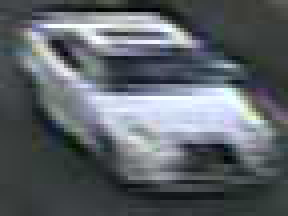
%> input picture src/carCounting/testdata/1a-cam671-0004.png, 72 x 54 px (shown 4 times larger)
$ octave --eval "Segment('../testdata/1a-cam671-0004.png');"   (GNU Octave 9; MATLAB toolbox functions it lacks are replaced by stand-ins)
%> lines starting %> are read from the running program, lines starting %| are printed output that depends on the picture
function  Segment(ImName)
%> called with ImName = '../testdata/1a-cam671-0004.png'
% SEGMENT  - Main graph cuts segmentation function
% SEGMENT(IMNAME) - ImName - Image to segment


% Global variables referenced in this function
global sopt SegImage fgpixels bgpixels;

% Segmented output placeholder
SegImage = zeros(size(ImName));

% GUI specific flag
fgflag = 2;

% Read the input image
I = imread(ImName);
%> I is the input picture: size 54x72x3 uint8; mean R, G, B 93.8, 99.6, 105.1
I1 = I(:,:,1);
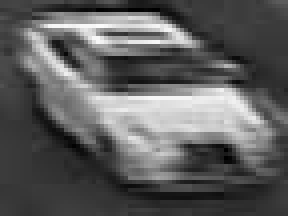
%> I1: size 54x72 uint8 (shown 4 times larger); min 0, max 252, mean 93.8
I2 = I(:,:,2);
I3 = I(:,:,3);
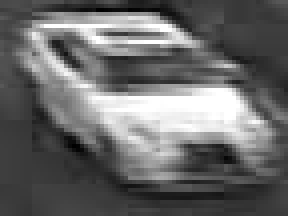
%> I3: size 54x72 uint8 (shown 4 times larger); min 0, max 255, mean 105.1

% [6 lines of commented-out code are left out]

[h,w,~]=size(I);
%> h = 54; w = 72
[FY0,FX0]=meshgrid(floor(0.2*h):floor(0.8*h),floor(0.2*w):floor(0.8*w));
FY = reshape(FY0,[],1);
%> FY = 1496 values from 10 to 43
FX = reshape(FX0,[],1);
[BY0,BX0]=meshgrid([2:floor(0.2*h)-1,floor(0.8*h)+1:h],2:w);
BY1 = reshape(BY0,[],1);
%> BY1 = 1349 values from 2 to 54
BX1 = reshape(BX0,[],1);
[BY2,BX2]=meshgrid(floor(0.2*h):floor(0.8*h),[2:floor(0.2*w),floor(0.8*w):w]);
BY3 = reshape(BY0,[],1);
%> BY3 = 1349 values from 2 to 54
BX3 = reshape(BX0,[],1);
BY = [BY1;BY3];
BX = [BX1,BX3];

% Get Watershed pixels
L = watershed(I(:,:,1));
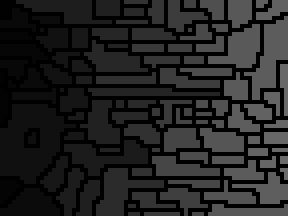
%> L: size 54x72 uint8 (shown 4 times larger); min 0, max 107, mean 34

%%%%%%%%% Finding Mean colors of the regions  %%%%%%%%%%%%%%%%%%
numLabels = max(L(:));
%> numLabels = 107
PI = regionprops(L,'PixelIdxList');
%> PI = 107 items

MeanColors = zeros(numLabels,3);
for i=1:numLabels
    MeanColors(i,1) = mean(I1(PI(i).PixelIdxList));
    MeanColors(i,2) = mean(I2(PI(i).PixelIdxList));
    MeanColors(i,3) = mean(I3(PI(i).PixelIdxList));
end
%> this loop made 107 passes
%> after the loop, MeanColors = 107 rows, first 12: [63.78 67.78 70.78; 69.67 73.67 76.67; 61.33 65.33 68.07; 55.68 59.68 58.68; 89.6 94.53 89.33; 105.3 119.9 119.7; 62.67 66.67 69.67; 74.36 78.36 81.36; 71.63 72.78 80.19; 80.7 91.4 92.8; 55.46 59.46 60.44; 108.6 110.6 124.2]

%%%%%%%%%%%%%%%%%%%%%%%%%%%%%%%%%%%%%%%%%%%%%%%%%%%%%%%%%%%%%%%%
%%%% Finding Foreground and Background Labels from pixel seeds%%
try
    Findices = sub2ind(size(I1),FX,FY);
    FLabels = L(int32(Findices));
    FLabels = union(FLabels,[]);         %% Set-ifying the set of labels (Sorting)
    if(FLabels(1)==0)                   %% Removing Boundary Labels
        FLabels = FLabels(2:end);
    end

    Bindices = sub2ind(size(I1),BX,BY);
    BLabels = L(int32(Bindices));
    BLabels = union(BLabels,[]);         %% Set-ifying the set of labels
    if(BLabels(1)==0)                   %% Removing Boundary Labels
        BLabels = BLabels(2:end);
    end
catch
    beep
    disp('Error: Seeds are outside Image limits ..Please restart');
    return;
end

%%%%%%%%%%%%%%%%%%%%%%%%%%%%%%%%%%%%%%%%%%%%%%%%%%%%%%%%%%%%%%%%
%%% Finding foregound and background color clusters %%%%%%%%%%%%

FColors = MeanColors(FLabels,:);
BColors = MeanColors(BLabels,:);

NumFClusters = sopt.NumFClusters_SS;
NumBClusters = sopt.NumBClusters_SS;

try
    [IDX, FCClusters] = kmeans(FColors, NumFClusters);  %% FCClusters = Foreground color clusters
    [IDX, BCClusters] = kmeans(BColors, NumBClusters);  %% BCClusters = Background color clusters
catch
    beep
    disp('Error!! Number of seeds should be greater than number of clusters ....');
    disp('Add more seeds or reduce number of clusters ...');
    return;
end

% Clustering is columnwise, clusters each set of fcolors into n clusters

%%%%%%%%%%%%%%%%%%%%%%%%%%%%%%%%%%%%%%%%%%%%%%%%%%%%%%%%%%%%%%%%
%%%%%%%%%%%%%  The Mex Function for GraphCutSegment %%%%%%%%%%%%
L = L-1;        %% Segments labeled from 0 now -- -1 is for boundary pixels
FLabels = FLabels-1;
BLabels = BLabels-1;
SegImage = GraphCutSegmentLazy(L, MeanColors, FLabels, BLabels, FCClusters, BCClusters);

%%%%%%%%%%%%%%%    Display the segmented image   %%%%%%%%%%%%%%%
SegImage = repmat(SegImage,[1,1,3]);
SegNewImage = uint8(SegImage) .* uint8(I);
figure;imshow(uint8(SegNewImage));

SegMask = SegImage;
SegResult = SegNewImage;

% Save Segmentation Result
save('SegResult', 'SegMask', 'SegResult');

$ run again, on src/carCounting/testdata/1c-cam671-0005.png
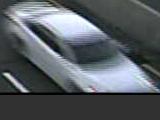
%> input picture src/carCounting/testdata/1c-cam671-0005.png, 160 x 120 px
%> in Segment, I is the input picture: size 120x160x3 uint8; mean R, G, B 87.6, 93.3, 98.2
%> in Segment, `I3 = I(:,:,3);`:
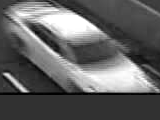
%> I3: size 120x160 uint8; min 0, max 255, mean 98.2
%> in Segment, `L = watershed(I(:,:,1));`:
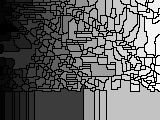
%> L: size 120x160 uint16; min 0, max 340, mean 132.8; drawn with min black and max white
%> numLabels = 340
%> PI = 340 items
%> after the loop in Segment, `for i=1:numLabels`: MeanColors = 340 rows, first 12: [93.72 98.73 101.5; 45.5 51.25 53.81; 50 54 55; 44.83 45.11 45.41; 53.2 57.2 56.2; 52.83 59.5 60.5; 81.8 84.11 85.36; 65.46 72.06 74.11; 78.67 81 91.33; 60.85 65.65 68.18; 49.95 53.95 54.42; 36.33 46.75 44.92]

$ run again, on src/carCounting/testdata/1n-cam671-0003.png
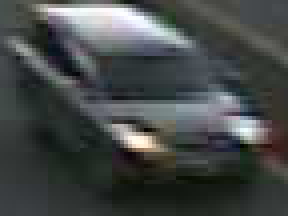
%> input picture src/carCounting/testdata/1n-cam671-0003.png, 72 x 54 px (shown 4 times larger)
%> in Segment, I is the input picture: size 54x72x3 uint8; mean R, G, B 68.7, 72.6, 71.8
%> in Segment, `I3 = I(:,:,3);`:
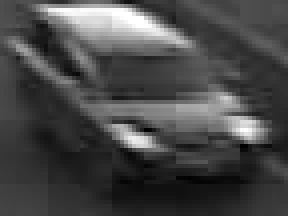
%> I3: size 54x72 uint8 (shown 4 times larger); min 0, max 255, mean 71.8
%> in Segment, `L = watershed(I(:,:,1));`:
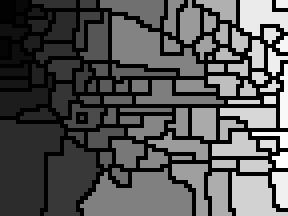
%> L: size 54x72 uint8 (shown 4 times larger); min 0, max 91, mean 31; drawn with min black and max white
%> numLabels = 91
%> PI = 91 items
%> the loop in Segment, `for i=1:numLabels` made 91 passes
%> after the loop in Segment, `for i=1:numLabels`: MeanColors = 91 rows, first 12: [71.87 79.87 75.87; 67.5 71.5 73.5; 72.88 76.62 69.5; 69.75 73.75 67.25; 80 84.06 85.24; 68.33 72.5 72.33; 53.67 57.67 60.67; 48.29 52.29 55.29; 96.33 97.17 87.17; 48.9 58.23 54.9; 58.33 63.33 57.42; 57 61 64]

$ run again, on src/carCounting/testdata/2b-cam371-0007.png
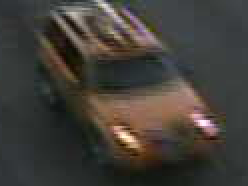
%> input picture src/carCounting/testdata/2b-cam371-0007.png, 124 x 93 px (shown 2 times larger)
%> in Segment, I is the input picture: size 93x124x3 uint8; mean R, G, B 66.2, 62.1, 56.5
%> in Segment, `I3 = I(:,:,3);`:
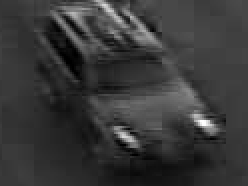
%> I3: size 93x124 uint8 (shown 2 times larger); min 0, max 255, mean 56.5
%> in Segment, `L = watershed(I(:,:,1));`:
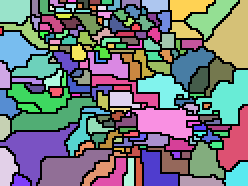
%> L: size 93x124 uint8 (shown 2 times larger); 169 distinct labels, from 0 to 168; one colour per label, 0 black
%> numLabels = 168
%> PI = 168 items
%> after the loop in Segment, `for i=1:numLabels`: MeanColors = 168 rows, first 12: [52 56 56.33; 55.04 59.63 58.26; 48.41 52.41 52.35; 49.24 53.24 56.04; 49.36 52.43 54.66; 50.56 54.49 53.86; 50.69 54.69 57.69; 51.77 54.99 53.88; 56.96 60.96 61.17; 52.94 54.75 51.06; 54.64 55.31 51.32; 45.23 49.23 48.23]
